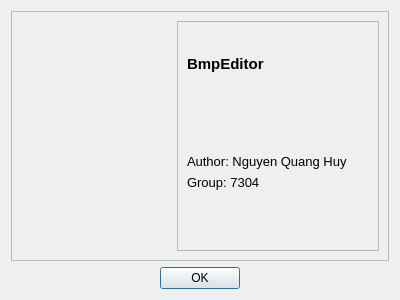
<?xml version="1.0" encoding="UTF-8"?>
<ui version="4.0">
 <class>About</class>
 <widget class="QDialog" name="About">
  <property name="geometry">
   <rect>
    <x>0</x>
    <y>0</y>
    <width>400</width>
    <height>300</height>
   </rect>
  </property>
  <property name="windowTitle">
   <string>About..</string>
  </property>
  <layout class="QVBoxLayout" name="verticalLayout">
   <item>
    <widget class="QFrame" name="frame">
     <property name="frameShape">
      <enum>QFrame::StyledPanel</enum>
     </property>
     <property name="frameShadow">
      <enum>QFrame::Raised</enum>
     </property>
     <layout class="QHBoxLayout" name="horizontalLayout">
      <item>
       <widget class="QLabel" name="label_2">
        <property name="sizePolicy">
         <sizepolicy hsizetype="Minimum" vsizetype="Minimum">
          <horstretch>0</horstretch>
          <verstretch>0</verstretch>
         </sizepolicy>
        </property>
        <property name="minimumSize">
         <size>
          <width>150</width>
          <height>150</height>
         </size>
        </property>
        <property name="maximumSize">
         <size>
          <width>150</width>
          <height>150</height>
         </size>
        </property>
        <property name="text">
         <string/>
        </property>
        <property name="pixmap">
         <pixmap resource="Resources/resources.qrc">:/images/icon.png</pixmap>
        </property>
        <property name="scaledContents">
         <bool>true</bool>
        </property>
       </widget>
      </item>
      <item>
       <widget class="QFrame" name="frame_2">
        <property name="frameShape">
         <enum>QFrame::StyledPanel</enum>
        </property>
        <property name="frameShadow">
         <enum>QFrame::Raised</enum>
        </property>
        <layout class="QVBoxLayout" name="verticalLayout_2">
         <item>
          <widget class="QLabel" name="label">
           <property name="font">
            <font>
             <pointsize>11</pointsize>
             <weight>75</weight>
             <bold>true</bold>
            </font>
           </property>
           <property name="text">
            <string>BmpEditor</string>
           </property>
          </widget>
         </item>
         <item>
          <widget class="QLabel" name="label_3">
           <property name="font">
            <font>
             <pointsize>10</pointsize>
            </font>
           </property>
           <property name="text">
            <string>Author: Nguyen Quang Huy</string>
           </property>
           <property name="alignment">
            <set>Qt::AlignBottom|Qt::AlignLeading|Qt::AlignLeft</set>
           </property>
          </widget>
         </item>
         <item>
          <widget class="QLabel" name="label_4">
           <property name="font">
            <font>
             <pointsize>10</pointsize>
            </font>
           </property>
           <property name="text">
            <string>Group: 7304</string>
           </property>
           <property name="alignment">
            <set>Qt::AlignLeading|Qt::AlignLeft|Qt::AlignTop</set>
           </property>
          </widget>
         </item>
        </layout>
       </widget>
      </item>
     </layout>
    </widget>
   </item>
   <item>
    <widget class="QDialogButtonBox" name="buttonBox">
     <property name="orientation">
      <enum>Qt::Horizontal</enum>
     </property>
     <property name="standardButtons">
      <set>QDialogButtonBox::Ok</set>
     </property>
     <property name="centerButtons">
      <bool>true</bool>
     </property>
    </widget>
   </item>
  </layout>
 </widget>
 <resources>
  <include location="Resources/resources.qrc"/>
 </resources>
 <connections/>
</ui>
